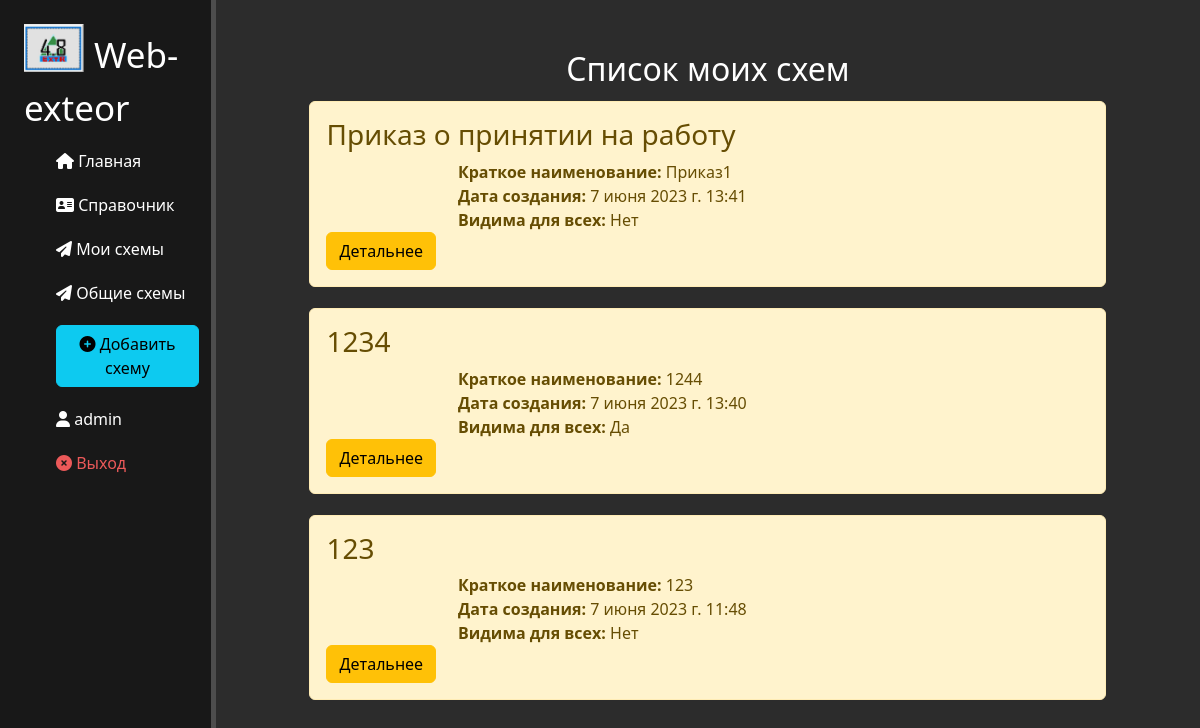
The page /exteor/schemas (signed in) on the database its author committed.
### exteor/models.py (models this page shows, shortened)
class Exteors(models.Model):
    name = models.CharField('Пользователь', max_length=50)
    common = models.BooleanField('Общая', default=False)
    schema = models.CharField('Название', max_length=200)
    alias = models.CharField('Краткое название', blank=True, max_length=50)
    date_create = models.DateTimeField('Дата создания', auto_now_add=True)
    date_update = models.DateTimeField('Дата изменения', auto_now=True)
    json_file = models.JSONField('Схема', null=True)
    class Meta:
        verbose_name = 'Схема'
        verbose_name_plural = 'Схемы'
        unique_together = ('name', 'schema')

### exteor/views.py (the view)
# urls.py: path('schemas', views.schemas_home, name='exteor-schemas'),
@login_required
def schemas_home(request):
    schemas = Exteors.objects.filter(name=request.user).order_by('-date_update', 'schema')
    return render(request, 'exteor/schemas-home.html', {'schemas': schemas})

### exteor/templates/exteor/schemas-home.html (shortened to what this page needs)
{% extends 'main/layout.html' %}
{% block content %}
    <div class="features">
        <h2>Список моих схем</h2>
        {% if schemas %}
            {% for i in schemas %}
            <div class = "alert alert-warning">
                <h3>{{i.schema}}</h3>
                <p><b>Краткое наименование:</b> {{i.alias}}</p>
                <p><b>Дата создания:</b> {{i.date_create}}</p>
                <p><b>Видима для всех:</b>
                    {% if i.common == True %}
                        Да
                    {% else %}
                        Нет
                    {% endif %}
                    </p>
                <a href="{% url 'schema-detail' i.id %}" class = 'btn btn-warning'>Детальнее</a>
            </div>
            {% endfor %}
        {% else %}
            <p>У вас нет записей!</p>
        {% endif %}
    </div>
{% endblock %}

### main/templates/main/layout.html (shortened to what this page needs)
{% load static %}
<!doctype html>
<html lang="en">
<head>
    <link rel="stylesheet" href="https://cdn.jsdelivr.net/npm/bootstrap@5.2.2/dist/css/bootstrap.min.css">
    <link rel="stylesheet" href="{% static 'main/css/main.css' %}">
    <link rel="stylesheet" href="https://use.fontawesome.com/releases/v6.2.0/css/all.css">
</head>
<body>
    <div class = even_h>
        <aside>
        <img src="{% static 'main/img/ext_logo.png' %}" alt="Logo">
        <span class="logo">Web-exteor</span>
        <ul>
            <a href="{% url 'home' %}"><li><i class="fas fa-home"></i> Главная</li></a>
            <a href="{% url 'directory' %}"><li><i class="fas fa-address-card"></i> Справочник</li></a>
            {% if user.is_authenticated %}
            <a href="{% url 'exteor-schemas' %}"><li><i class="fas fa-paper-plane"></i> Мои схемы </li></a>
            {% endif %}
            <a href="{% url 'exteor-schemas-common' %}"><li><i class="fas fa-paper-plane"></i> Общие схемы </li></a>
            {% if user.is_authenticated %}
                <a href="{% url 'schema-create' %}"><li><button class="btn btn-info"><i class="fas fa-plus-circle"></i> Добавить схему</button></li></a>
                <li><i class="fa-sharp fa-solid fa-user"></i> {{ user.get_username }}</li>
                <li><a href="{% url 'logout'%}?next={{request.path}}"><i class="fa-sharp fa-solid fa-circle-xmark"></i> Выход</a></li>
            {% else %}
                <li><a href="{% url 'login'%}?next={{request.path}}"><i class="fa-sharp fa-solid fa-play"></i> Войти</a></li>
            {% endif %}
        </ul>
        </aside>
        <main>
        {% block content %}
        {% endblock %}
        </main>
    </div>
</body>
</html>

### main/static/main/css/main.css (style rules this page uses)
body { background: #2c2c2c; }
.even_h { display: flex; min-height: 100vh; }
aside { float: left; background: #181818; width: 18%; padding: 2% 1% 2% 2%; color: #fff; border-right: 5px solid #4d4d4d }
aside img { width: 60px; float: left }
aside .logo { font-size: 35px; margin-left:10px; position: relative; top: 5px; }
aside ul { list-style: none; }
aside ul li { color: #fff; display: black; margin-top: 20px; transition: transform .6s ease; }
aside ul li:hover, aside ul a:hover, aside ul a:visited, aside ul a:link { text-decoration: none; color: #eb5959; transform: scale(1.05); }
aside .user ul li:hover, aside ul a:hover, aside ul a:visited, aside ul a:link { text-decoration: none; color: #eb5959; transform: scale(1.05); }
main { width: 82%; }
main .features { float: left; color: #fff; margin-top: 50px; text-align: center; width: 90%; margin-left: 5%; }
main .features p { max-width: 500px; margin: 0px auto }
.alert-warning { float: left; clear: both; width: 90%; margin-left: 5%; margin-top: 5px; text-align: left; }

### rows shown on the page
Exteors: schema "Приказ о принятии на работу", alias "Приказ1", date_create "7 июня 2023 г. 13:41", common "Нет"
Exteors: schema "1234", alias "1244", date_create "7 июня 2023 г. 13:40", common "Да"
Exteors: schema "123", alias "123", date_create "7 июня 2023 г. 11:48", common "Нет"

### other values the page prints
{{ user.get_username }} "admin"
